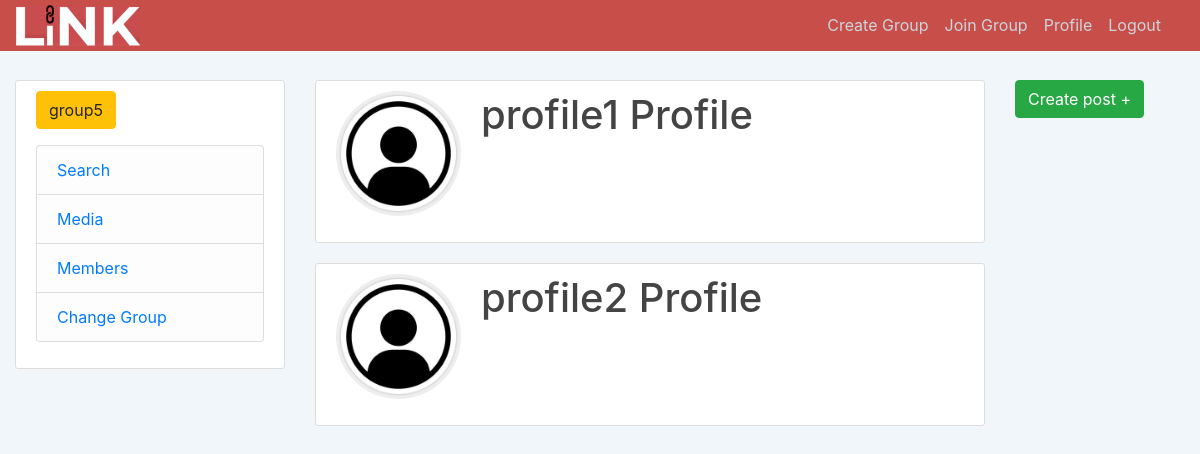
The app's page /members_group/ (signed in) with its own data.
### users/models.py (models this page shows, shortened)
class Profile(models.Model):
    user = models.OneToOneField(User, on_delete=models.CASCADE, null=True)
    image = models.ImageField(default='default.jpg', upload_to='profile_pics')
    groups = models.ManyToManyField('groups.LinkGroup', related_name="all_groups")
    current_group_for_user = models.ForeignKey('groups.LinkGroup', on_delete=models.CASCADE, related_name="single_group", null=True)
    def __str__(self):
        return f'{self.user.username} Profile'

### groups/models.py (models this page shows, shortened)
class LinkGroup(models.Model):
    group_name = models.CharField(max_length=200)
    group_description = models.CharField(max_length=2000, default="New Group!")
    date_created = models.DateTimeField(default=timezone.now)
    members = models.ManyToManyField(Profile)
    posts = models.ManyToManyField('journal.Post')
    bkey = models.BinaryField()  # this must be hashed using bycrpt to a b"" string
    group_avatar = models.ImageField(
        default='default.jpg', upload_to='profile_pics')

### users/views.py (the view)
# urls.py: path('members_group/', user_views.members_group, name='members_group'),
def members_group(request):
    return render(request, 'users/members_group.html')

### users/templates/users/members_group.html
{% extends "journal/base.html" %}
{% load crispy_forms_tags %}
{% block content %}
  {% for member in user.profile.current_group_for_user.members.all %}
    <div class="content-section">
      <div class="media">
        <img class="rounded-circle account-img" src="{{ user.profile.image.url }}">
        <div class="media-body">
          <h2 class="account-heading">{{ member }}</h2>
        </div>
      </div>
    </div>
    {% endfor %}
{% endblock content %}

### journal/templates/journal/base.html (shortened to what this page needs)
{% load static %}
{% load crispy_forms_tags %}
<!DOCTYPE html>
<html>
<head>
  <link rel="stylesheet" href="https://maxcdn.bootstrapcdn.com/bootstrap/4.0.0/css/bootstrap.min.css"
>
  <link rel="stylesheet" type="text/css" href="{% static 'journal/main.css' %}">
</head>
<body>
  <header class="site-header">
    <nav class="navbar navbar-expand-md navbar-dark bg-steel fixed-top no-pad">
      <a class="navbar-brand mr-4" href="{% url 'journal-home' %}"><img class="logo" src="/media/LiNK.png" /></a>
      <div class="container-fluid">
        <div class="collapse navbar-collapse" id="navbarToggle">
          <div class="navbar-nav">
            {% if user.is_authenticated %}
            <a class="nav-item nav-link" href="{% url 'create_group' %}">Create Group</a>
            <a class="nav-item nav-link" href="{% url 'join_group' %}">Join Group</a>
            <a class="nav-item nav-link" href="{% url 'profile' %}">Profile</a>
            <a class="nav-item nav-link" href="{% url 'logout' %}">Logout</a>
            {% else %}
            <a class="nav-item nav-link" href="{% url 'login' %}">Login</a>
            <a class="nav-item nav-link" href="{% url 'register' %}">Register</a>
            {% endif %}
          </div>
        </div>
      </div>
    </nav>
  </header>
  <main role="main" class="container-fluid">
    <div class="row">
      <div class="col-md-3">
        <div class="content-section">
          {% if user.is_authenticated %}
          <div class="btn-group">
            <button type="button" class="btn btn-warning" data-toggle="dropdown" aria-haspopup="true"
              aria-expanded="false">
              {{ user.profile.current_group_for_user.group_name }}
            </button>
          </div>
          {% endif %}
          <p class='text-muted'>
            <ul class="list-group">
              <li class="list-group-item list-group-item-light"><a href="http://127.0.0.1:8000/user-search">Search</a></li>
              <li class="list-group-item list-group-item-light"><a href="http://127.0.0.1:8000/user-photos">Media</a></li>
              <li class="list-group-item list-group-item-light"><a href="{% url 'members_group' %}">Members</a></li>
              <li class="list-group-item list-group-item-light"><a href="{% url 'change_group' %}">Change Group</a></li>
            </ul>
          </p>
        </div>
      </div>
      <div class="col-md-7">
        {% block content %}{% endblock %}
      </div>
      <div class="col-md-2">
        <a href="{% url 'post-create' %}" type="button" class="btn btn-success" aria-haspopup="true"
          aria-expanded="false">
          Create post +
        </a>
      </div>
    </div>
  </main>
</body>
</html>

### journal/static/journal/main.css (style rules this page uses)
body { background: rgb(241, 246, 251); color: #333333; margin-top: 5rem; }
h1, h2, h3, h4, h5, h6 { color: #444444; }
ul { margin: 0; }
.bg-steel { background-color: rgb(199, 78, 73); }
.site-header .navbar-nav .nav-link { color: #cbd5db; }
.content-section { background: #ffffff; padding: 10px 20px; border: 1px solid #dddddd; border-radius: 3px; margin-bottom: 20px; }
.account-img { height: 125px; width: 125px; margin-right: 20px; margin-bottom: 16px; }
.account-heading { font-size: 2.5rem; }
.no-pad { padding-top: 0px; padding-bottom: 0px; }
.logo { max-width: 40%; max-height: 40%; }

### records on screen
Profile: profile.image (placeholder picture), user.username "profile1 Profile"
Profile: profile.image (placeholder picture), user.username "profile2 Profile"

### other values on screen
{{ user.profile.current_group_for_user.group_name }} "group5"
